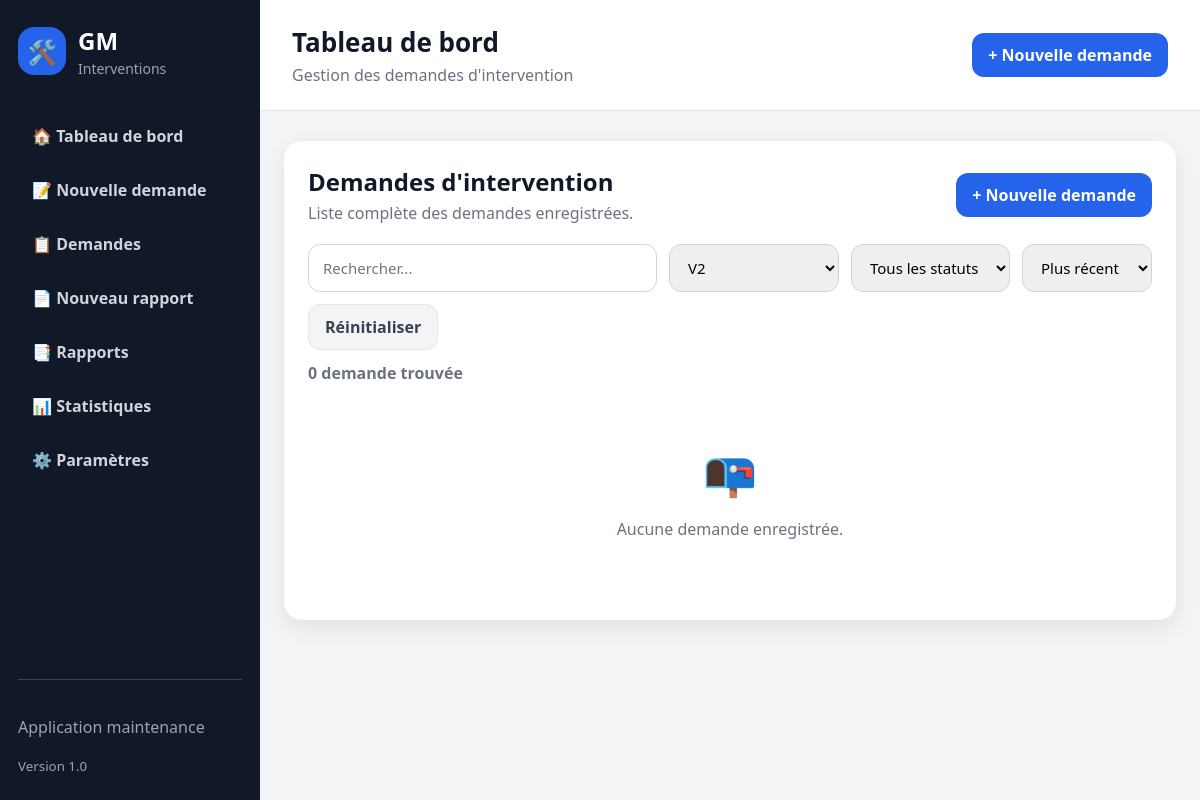
/demandes?secteur_id=7, run on an earlier commit of the app's database.
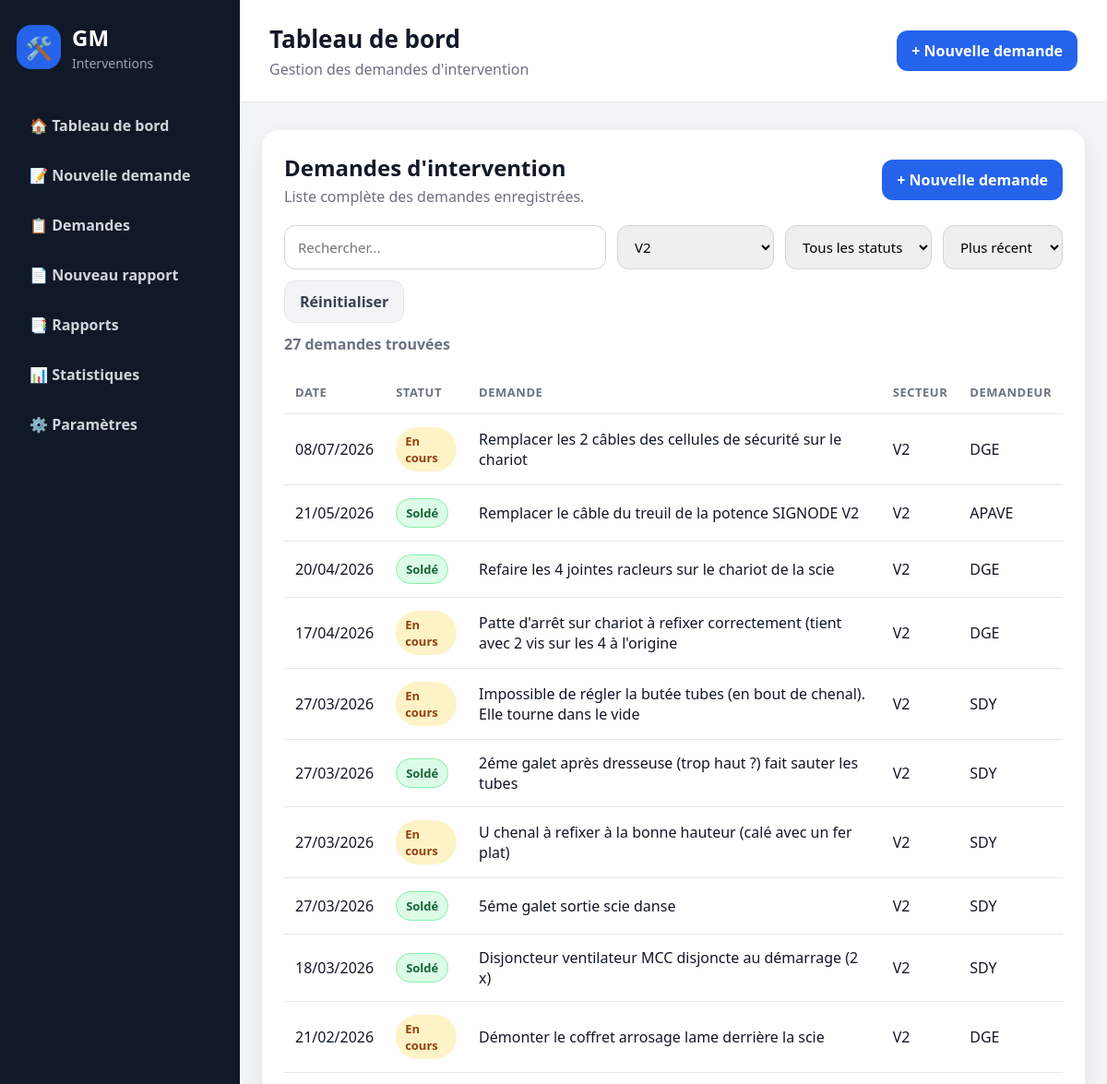
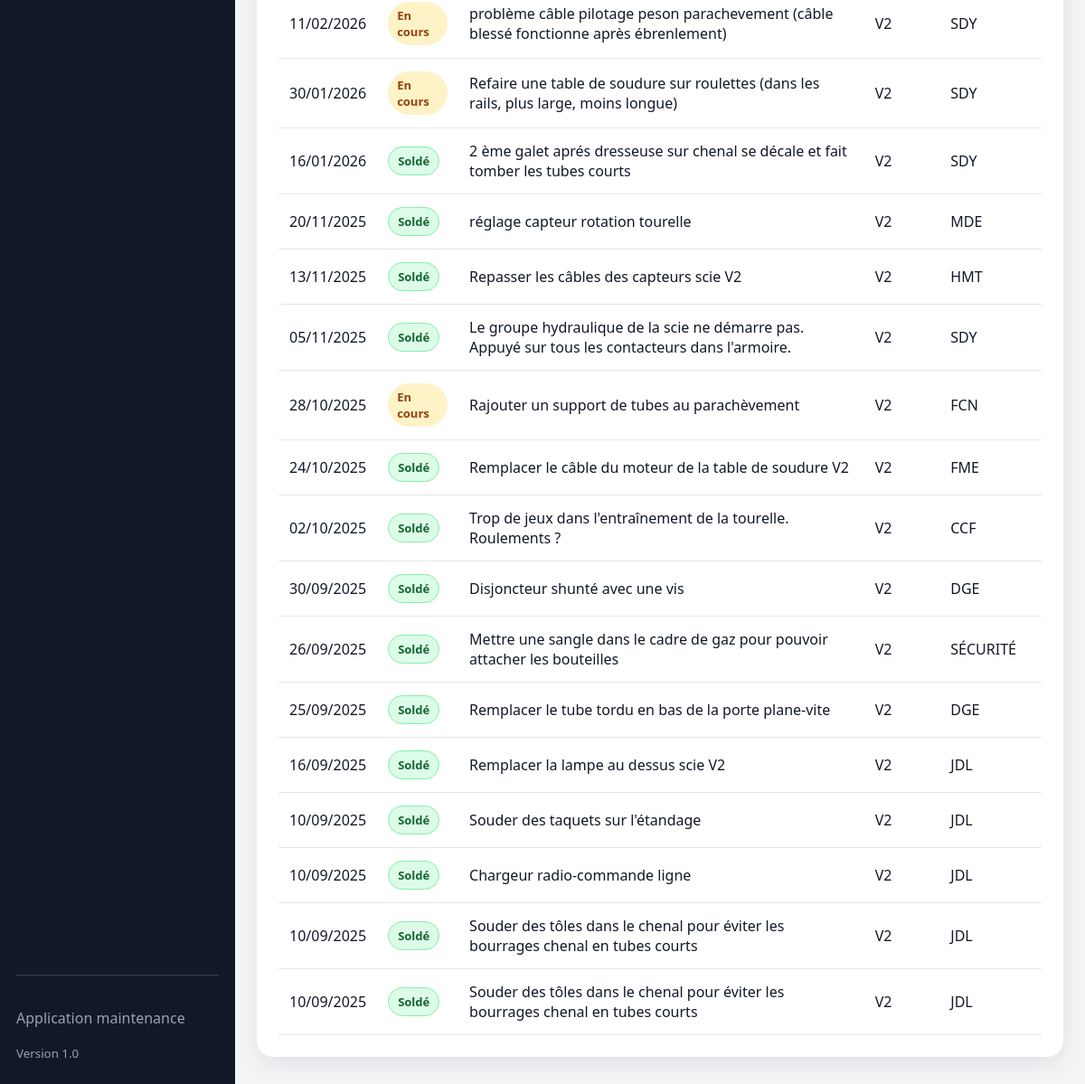
And on a later commit of the database (2 pictures, top to bottom).
### tables this page shows
CREATE TABLE demandes_intervention (
            id INTEGER PRIMARY KEY AUTOINCREMENT,
            secteur_id INTEGER,
            demandeur_id INTEGER,
            nature_travaux TEXT NOT NULL,
            description TEXT NOT NULL,
            statut TEXT NOT NULL DEFAULT 'En cours',
            date_creation TIMESTAMP DEFAULT CURRENT_TIMESTAMP,
            date_cloture TIMESTAMP, date_solde TIMESTAMP, solde_par TEXT, reference_piece TEXT, commentaire_solde TEXT,
            FOREIGN KEY (secteur_id) REFERENCES secteurs(id),
            FOREIGN KEY (demandeur_id) REFERENCES demandeurs(id)
        );

CREATE TABLE secteurs (
            id INTEGER PRIMARY KEY AUTOINCREMENT,
            nom TEXT NOT NULL UNIQUE
        );

CREATE TABLE demandeurs (
            id INTEGER PRIMARY KEY AUTOINCREMENT,
            nom TEXT NOT NULL,
            secteur_id INTEGER,
            telephone TEXT,
            email TEXT,
            FOREIGN KEY (secteur_id) REFERENCES secteurs(id)
        );

### routes/demandes.py (the view, shortened to what this page needs)
@demandes_bp.route("/demandes")
def liste_demandes():
    recherche = request.args.get("recherche", "").strip()
    secteur_id = request.args.get("secteur_id", "").strip()
    statut = request.args.get("statut", "").strip()
    tri = request.args.get("tri", "recent").strip()
    conn = get_db_connection()
    query = """
        SELECT demandes_intervention.*,
               demandeurs.nom AS demandeur_nom,
               secteurs.nom AS secteur_nom
        FROM demandes_intervention
        LEFT JOIN demandeurs ON demandes_intervention.demandeur_id = demandeurs.id
        LEFT JOIN secteurs ON demandes_intervention.secteur_id = secteurs.id
        WHERE 1=1
    """
    params = []
    if secteur_id:
        query += " AND demandes_intervention.secteur_id = ?"
        params.append(secteur_id)
    if statut:
        query += " AND demandes_intervention.statut = ?"
        params.append(statut)
    if tri == "ancien":
        query += " ORDER BY demandes_intervention.date_creation ASC"
    elif tri == "secteur":
        query += " ORDER BY secteurs.nom ASC"
    elif tri == "statut":
        query += " ORDER BY demandes_intervention.statut ASC"
    else:
        query += " ORDER BY demandes_intervention.date_creation DESC"
    demandes = conn.execute(query, params).fetchall()
    secteurs = conn.execute("""
        SELECT * FROM secteurs
        ORDER BY nom
    """).fetchall()
    conn.close()
    return render_template(
        "demandes/liste.html",
        demandes=demandes,
        recherche=recherche,
        secteurs=secteurs,
        secteur_id=secteur_id,
        statut=statut,
        tri=tri
    )

### app.py (called while the page is built)
@app.template_filter("date_fr")
def date_fr(value):
    if value:
        return datetime.fromisoformat(value).strftime("%d/%m/%Y")
    return ""

### database.py (called while the page is built)
def get_db_connection():
    conn = sqlite3.connect(DB_NAME)
    conn.row_factory = sqlite3.Row
    return conn

### templates/demandes/liste.html (shortened to what this page needs)
{% extends "base.html" %}
{% block content %}
<section class="card">
    <div class="section-header">
        <div>
            <h2>Demandes d'intervention</h2>
            <p>Liste complète des demandes enregistrées.</p>
        </div>
        <a href="/demandes/nouvelle" class="btn">+ Nouvelle demande</a>
    </div>
<form method="GET" class="filters-bar" id="filtersForm">
    <input
        type="text"
        name="recherche"
        placeholder="Rechercher..."
        value="{{ recherche }}"
        oninput="submitFiltersDelayed()"
    >
    <select name="secteur_id" onchange="document.getElementById('filtersForm').submit()">
        {% for secteur in secteurs %}
            <option value="{{ secteur.id }}" {% if secteur_id == secteur.id|string %}selected{% endif %}>
                {{ secteur.nom }}
            </option>
        {% endfor %}
    </select>
    <select name="statut" onchange="document.getElementById('filtersForm').submit()">
        <option value="">Tous les statuts</option>
    </select>
    <select name="tri" onchange="document.getElementById('filtersForm').submit()">
        <option value="recent" {% if tri == "recent" %}selected{% endif %}>Plus récent</option>
    </select>
    <a href="/demandes" class="btn-secondary">Réinitialiser</a>
</form>
<p class="result-count">
    {{ demandes|length }} demande{{ "s" if demandes|length > 1 else "" }} trouvée{{ "s" if demandes|length > 1 else "" }}
</p>
    {% if demandes %}
        <div class="table-container">
            <table class="modern-table">
                <thead>
                    <tr>
                        <th>Date</th>
                        <th>Statut</th>
                        <th>Demande</th>
                        <th>Secteur</th>
                        <th>Demandeur</th>
                    </tr>
                </thead>
                <tbody>
                    {% for demande in demandes %}
                    <tr class="clickable-row" onclick="window.location='/demandes/{{ demande.id }}'">
                        <td>{{ demande.date_creation|date_fr }}</td>
                        <td>
                            <span class="badge {% if demande.statut == 'Soldé' %}badge-success{% else %}badge-progress{% endif %}">
                                {{ demande.statut }}
                            </span>
                        </td>
                        <td>{{ demande.nature_travaux }}</td>
                        <td>{{ demande.secteur_nom or "Non renseigné" }}</td>
                        <td>{{ demande.demandeur_nom or "Non renseigné" }}</td>
                    </tr>
                    {% endfor %}
                    </tbody>
            </table>
        </div>
    {% else %}
        <div class="empty-state">
            <div class="icon">📭</div>
            <p>Aucune demande enregistrée.</p>
        </div>
    {% endif %}
</section>
{% endblock %}

What changed in the data, as far as the page shows it:
added demandes_intervention: date_creation "08/07/2026", statut "En cours", nature_travaux "Remplacer les 2 câbles des cellules de sécurité sur le chariot", nom "V2", nom "DGE"
added demandes_intervention: date_creation "21/05/2026", statut "Soldé", nature_travaux "Remplacer le câble du treuil de la potence SIGNODE V2", nom "V2", nom "APAVE"
added demandes_intervention: date_creation "20/04/2026", statut "Soldé", nature_travaux "Refaire les 4 jointes racleurs sur le chariot de la scie", nom "V2", nom "DGE"
added demandes_intervention: date_creation "17/04/2026", statut "En cours", nature_travaux "Patte d'arrêt sur chariot à refixer correctement (tient avec 2 vis sur les 4 à l'origine", nom "V2", nom "DGE"
added demandes_intervention: date_creation "27/03/2026", statut "En cours", nature_travaux "Impossible de régler la butée tubes (en bout de chenal). Elle tourne dans le vide", nom "V2", nom "SDY"
added demandes_intervention: date_creation "27/03/2026", statut "Soldé", nature_travaux "2éme galet après dresseuse (trop haut ?) fait sauter les tubes", nom "V2", nom "SDY"
added demandes_intervention: date_creation "27/03/2026", statut "En cours", nature_travaux "U chenal à refixer à la bonne hauteur (calé avec un fer plat)", nom "V2", nom "SDY"
added demandes_intervention: date_creation "27/03/2026", statut "Soldé", nature_travaux "5éme galet sortie scie danse", nom "V2", nom "SDY"
added demandes_intervention: date_creation "18/03/2026", statut "Soldé", nature_travaux "Disjoncteur ventilateur MCC disjoncte au démarrage (2 x)", nom "V2", nom "SDY"
added demandes_intervention: date_creation "21/02/2026", statut "En cours", nature_travaux "Démonter le coffret arrosage lame derrière la scie", nom "V2", nom "DGE"
added demandes_intervention: date_creation "11/02/2026", statut "En cours", nature_travaux "problème câble pilotage peson parachevement (câble blessé fonctionne après ébrenlement)", nom "V2", nom "SDY"
added demandes_intervention: date_creation "30/01/2026", statut "En cours", nature_travaux "Refaire une table de soudure sur roulettes (dans les rails, plus large, moins longue)", nom "V2", nom "SDY"
added demandes_intervention: date_creation "16/01/2026", statut "Soldé", nature_travaux "2 ème galet aprés dresseuse sur chenal se décale et fait tomber les tubes courts", nom "V2", nom "SDY"
added demandes_intervention: date_creation "20/11/2025", statut "Soldé", nature_travaux "réglage capteur rotation tourelle", nom "V2", nom "MDE"
added demandes_intervention: date_creation "13/11/2025", statut "Soldé", nature_travaux "Repasser les câbles des capteurs scie V2", nom "V2", nom "HMT"
added demandes_intervention: date_creation "05/11/2025", statut "Soldé", nature_travaux "Le groupe hydraulique de la scie ne démarre pas. Appuyé sur tous les contacteurs dans l'armoire.", nom "V2", nom "SDY"
added demandes_intervention: date_creation "28/10/2025", statut "En cours", nature_travaux "Rajouter un support de tubes au parachèvement", nom "V2", nom "FCN"
added demandes_intervention: date_creation "24/10/2025", statut "Soldé", nature_travaux "Remplacer le câble du moteur de la table de soudure V2", nom "V2", nom "FME"
added demandes_intervention: date_creation "02/10/2025", statut "Soldé", nature_travaux "Trop de jeux dans l'entraînement de la tourelle. Roulements ?", nom "V2", nom "CCF"
added demandes_intervention: date_creation "30/09/2025", statut "Soldé", nature_travaux "Disjoncteur shunté avec une vis", nom "V2", nom "DGE"
added demandes_intervention: date_creation "26/09/2025", statut "Soldé", nature_travaux "Mettre une sangle dans le cadre de gaz pour pouvoir attacher les bouteilles", nom "V2", nom "SÉCURITÉ"
added demandes_intervention: date_creation "25/09/2025", statut "Soldé", nature_travaux "Remplacer le tube tordu en bas de la porte plane-vite", nom "V2", nom "DGE"
added demandes_intervention: date_creation "16/09/2025", statut "Soldé", nature_travaux "Remplacer la lampe au dessus scie V2", nom "V2", nom "JDL"
added demandes_intervention: date_creation "10/09/2025", statut "Soldé", nature_travaux "Souder des taquets sur l'étandage", nom "V2", nom "JDL"
added demandes_intervention: date_creation "10/09/2025", statut "Soldé", nature_travaux "Chargeur radio-commande ligne", nom "V2", nom "JDL"
added demandes_intervention: date_creation "10/09/2025", statut "Soldé", nature_travaux "Souder des tôles dans le chenal pour éviter les bourrages chenal en tubes courts", nom "V2", nom "JDL"
added demandes_intervention: date_creation "10/09/2025", statut "Soldé", nature_travaux "Souder des tôles dans le chenal pour éviter les bourrages chenal en tubes courts", nom "V2", nom "JDL"
Also different on the page:
{{ demandes|length }}: "0" → "27"
{{ "s" if demandes|length > 1 else "" }}: (not shown) → "s"
text no longer shown: "📭 Aucune demande enregistrée."
text now shown: "DATE STATUT DEMANDE SECTEUR DEMANDEUR"
